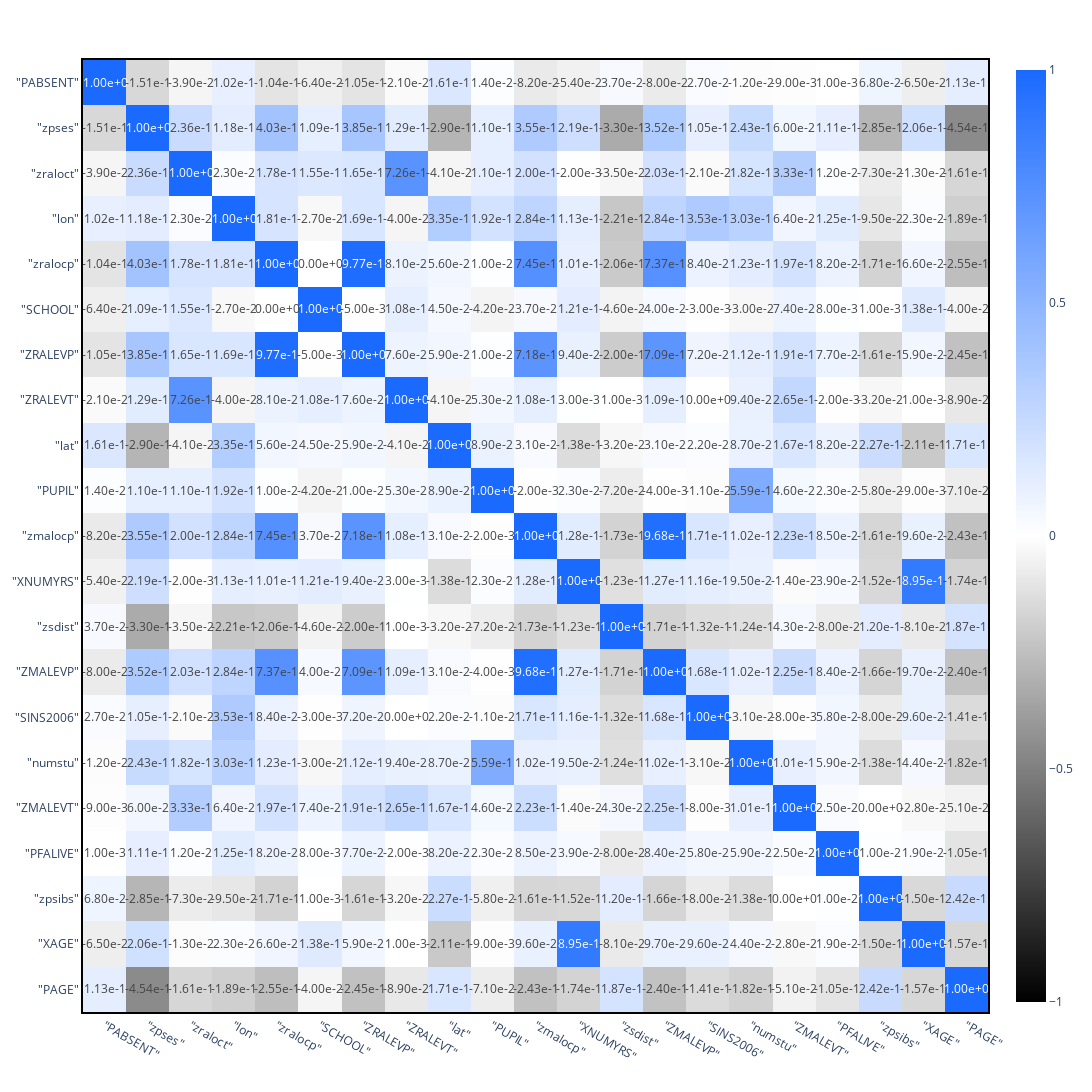

Source (notebook cell):
### Markdown cell above
Let's look at the links between all the variables. Remember our goal: find a way to predict students' final scores ('zralocp' & 'zmalocp').

### Code cell
africa.corr()

### Figure 1 — Plotly figure (JSON) as saved in the notebook; plotly's stock layout.template omitted (floating-point values rounded to 4 significant figures; data arrays with more than 128 entries replaced by an {"elided": "..."} marker saying what was removed)
{"data": [{"coloraxis": "coloraxis", "hovertemplate": "x: %{x}<br>y: %{y}<br>color: %{z}<extra></extra>", "name": "0", "text": {"elided": "21x21 float values"}, "textfont": {"size": 12}, "texttemplate": "%{text:.2e}", "type": "heatmap", "x": ["\"PABSENT\"", "\"zpses\"", "\"zraloct\"", "\"lon\"", "\"zralocp\"", "\"SCHOOL\"", "\"ZRALEVP\"", "\"ZRALEVT\"", "\"lat\"", "\"PUPIL\"", "\"zmalocp\"", "\"XNUMYRS\"", "\"zsdist\"", "\"ZMALEVP\"", "\"SINS2006\"", "\"numstu\"", "\"ZMALEVT\"", "\"PFALIVE\"", "\"zpsibs\"", "\"XAGE\"", "\"PAGE\""], "xaxis": "x", "y": ["\"PABSENT\"", "\"zpses\"", "\"zraloct\"", "\"lon\"", "\"zralocp\"", "\"SCHOOL\"", "\"ZRALEVP\"", "\"ZRALEVT\"", "\"lat\"", "\"PUPIL\"", "\"zmalocp\"", "\"XNUMYRS\"", "\"zsdist\"", "\"ZMALEVP\"", "\"SINS2006\"", "\"numstu\"", "\"ZMALEVT\"", "\"PFALIVE\"", "\"zpsibs\"", "\"XAGE\"", "\"PAGE\""], "yaxis": "y", "z": {"elided": "21x21 float values"}}], "layout": {"coloraxis": {"cmid": 0, "colorscale": [[0, "#000000"], [0.5, "white"], [1, "#1A6AFF"]]}, "height": 1200, "margin": {"t": 60}, "width": 2100, "xaxis": {"anchor": "y", "automargin": true, "domain": [0, 1], "linecolor": "black", "linewidth": 2, "mirror": true, "showline": true, "type": "category", "zeroline": false}, "yaxis": {"anchor": "x", "automargin": true, "autorange": "reversed", "domain": [0, 1], "linecolor": "black", "linewidth": 2, "mirror": true, "showline": true, "type": "category", "zeroline": false}}}
